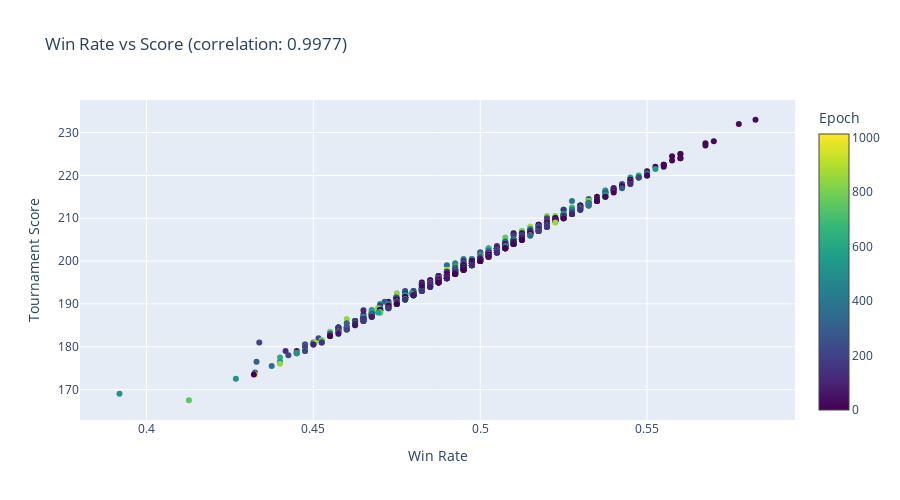

Notebook code cell kept with this figure:
### Code cell
from scipy import stats

# Calculate correlation between win rate and score

corr_winrate_score, p_winrate_score = stats.pearsonr(
    standings_df["win_rate"], standings_df["score"]
)

print("=" * 60)
print("WIN RATE vs SCORE CORRELATION ANALYSIS")
print("=" * 60)
print(f"Correlation coefficient: {corr_winrate_score:.4f}")
print(f"P-value: {p_winrate_score:.4e}")
print(f"Statistically significant: {'Yes' if p_winrate_score < 0.05 else 'No'}")
print("=" * 60)

# Create scatter plot
fig = go.Figure()

fig.add_trace(
    go.Scatter(
        x=standings_df["win_rate"],
        y=standings_df["score"],
        mode="markers",
        marker=dict(
            size=6,
            color=standings_df["epoch"],
            colorscale="Viridis",
            showscale=True,
            colorbar=dict(title="Epoch"),
        ),
        text=standings_df["name"].str[-15:],
        hovertemplate="<b>%{text}</b><br>Win Rate: %{x:.3f}<br>Score: %{y}<extra></extra>",
    )
)

fig.update_layout(
    title=f"Win Rate vs Score (correlation: {corr_winrate_score:.4f})",
    xaxis_title="Win Rate",
    yaxis_title="Tournament Score",
    height=500,
)
fig.show()

### Figure 1 — Plotly figure (JSON) as saved in the notebook; plotly's stock layout.template omitted (floating-point values rounded to 4 significant figures; data arrays with more than 128 entries replaced by an {"elided": "..."} marker saying what was removed)
{"data": [{"hovertemplate": "<b>%{text}</b><br>Win Rate: %{x:.3f}<br>Score: %{y}<extra></extra>", "marker": {"color": {"elided": "1043 int values"}, "colorbar": {"title": {"text": "Epoch"}}, "colorscale": [[0, "#440154"], [0.1111, "#482878"], [0.2222, "#3e4989"], [0.3333, "#31688e"], [0.4444, "#26828e"], [0.5556, "#1f9e89"], [0.6667, "#35b779"], [0.7778, "#6ece58"], [0.8889, "#b5de2b"], [1, "#fde725"]], "showscale": true, "size": 6}, "mode": "markers", "text": {"elided": "1043 str values"}, "type": "scatter", "x": {"elided": "1043 float values"}, "y": {"elided": "1043 float values"}}], "layout": {"height": 500, "title": {"text": "Win Rate vs Score (correlation: 0.9977)"}, "xaxis": {"title": {"text": "Win Rate"}}, "yaxis": {"title": {"text": "Tournament Score"}}}}
